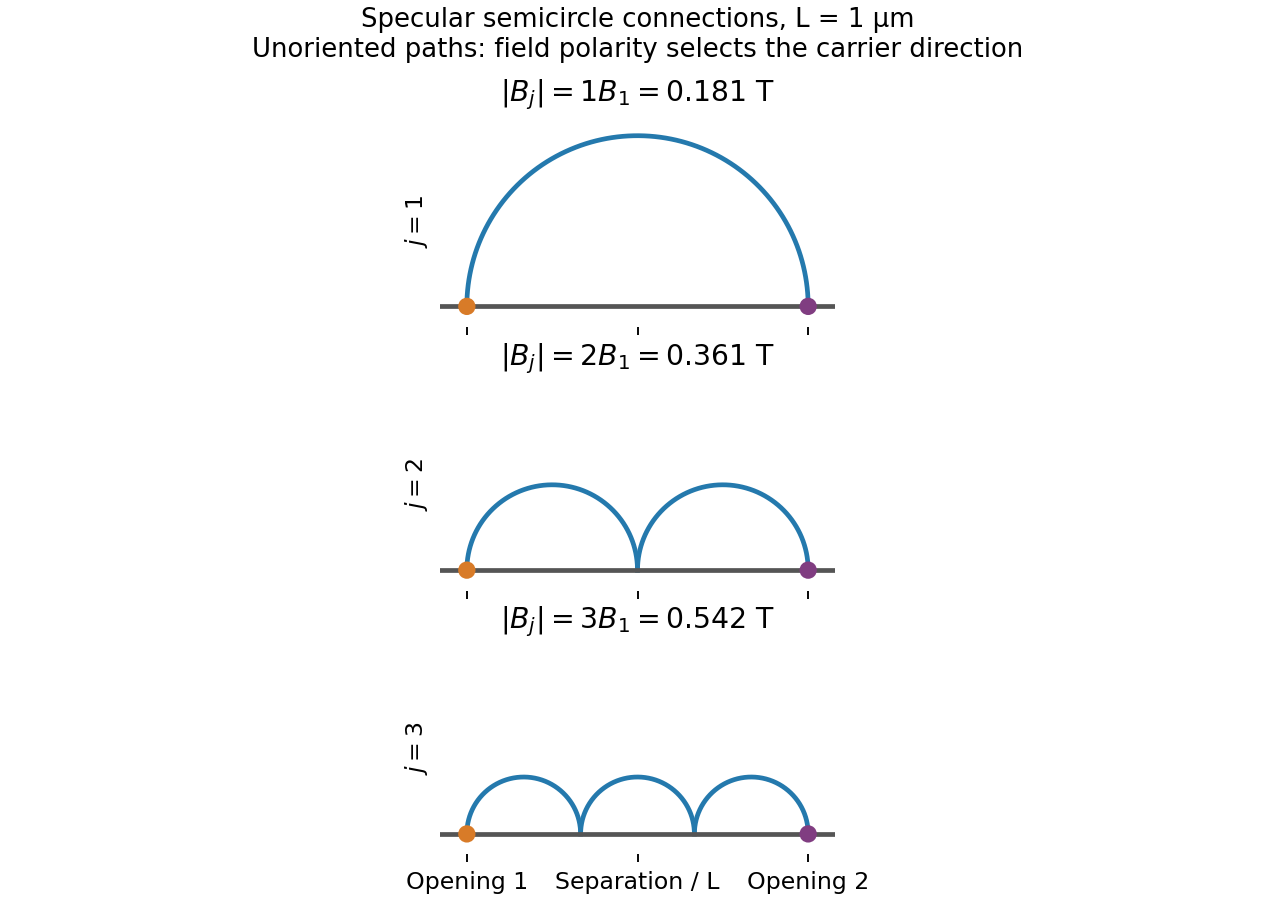

This chart was generated by the following Python code:
"""Original explanatory model figure; Python 3.14, NumPy and Matplotlib.
Run from the desired output directory. No exam image or experimental data used.
"""
import numpy as np
import matplotlib
matplotlib.use("Agg")
import matplotlib.pyplot as plt
plt.rcParams.update({"font.size": 10, "axes.spines.top": False, "axes.spines.right": False})
fig,axs=plt.subplots(3,1,figsize=(7.5,5.3),sharex=True,layout='constrained')
t=np.linspace(0,np.pi,200)
for j,ax in enumerate(axs,1):
    radius=1/(2*j)
    for k in range(j):
        centre=(2*k+1)*radius
        ax.plot(centre-radius*np.cos(t),radius*np.sin(t),color='#2479ad',lw=2)
    ax.axhline(0,color='#555555',lw=2)
    ax.scatter([0,1],[0,0],c=['#d87b28','#803d81'],s=40,zorder=5)
    ax.set(xlim=(-.08,1.08),ylim=(-.06,.56),yticks=[],ylabel=rf'$j={j}$',title=rf'$|B_j|={j}B_1={j*.1806562913:.3f}\ \mathrm{{T}}$',aspect='equal')
    ax.spines[['left','bottom']].set_visible(False)
axs[-1].set_xticks([0,.5,1],['Opening 1','Separation / L','Opening 2'])
fig.suptitle('Specular semicircle connections, L = 1 µm\nUnoriented paths: field polarity selects the carrier direction',fontsize=11)
fig.savefig('paper-2-electron-focusing.png',dpi=170,facecolor='white')
